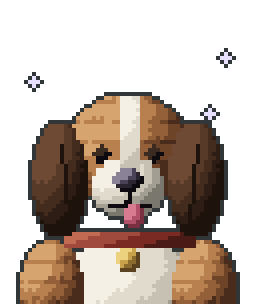
#> input picture morpheus/art/px/out/v_biscuit.png, 64 x 76 px (shown 4 times larger); its folder holds only this picture in this run
$ python gen_decoys.py
#> lines starting #> are read from the running program, lines starting #| are printed output that depends on the picture
"""Decoy guests: look-alikes of people (and a dog) from Mira's life who are NOT hers.
Made from the real sprites by recolouring exactly one detail, so the player has to compare with the dossier photos.
  fakedog     <- biscuit   : collar red -> blue
  fakemom     <- mom       : lilac cardigan -> sage green
  fakeboss    <- grayline  : red tie -> navy tie
  faketeacher <- okafor    : orange beret -> green beret
Run: python gen_decoys.py   (reads/writes art/px/out/v_*.png)"""
import colorsys
from PIL import Image

OUT = 'out/'
# (new id, source id, region (x0, y0, x1, y1), hue window (lo, hi) in degrees, min saturation, target hue, sat multiplier, max lightness)
DECOYS = [
    ('fakedog', 'biscuit', (6, 55, 58, 64), (345, 14), .35, 215, 1.0, .55),
    ('fakemom', 'mom', (0, 52, 64, 76), (260, 345), .08, 150, 1.1, 1),
    ('fakeboss', 'grayline', (24, 54, 44, 76), (340, 20), .30, 222, 1.0, 1),
    ('faketeacher', 'okafor', (0, 0, 64, 30), (18, 50), .40, 140, .55, 1),
]


def in_window(h, lo, hi):
    return lo <= h <= hi if lo <= hi else (h >= lo or h <= hi)


def make(new, src, box, win, smin, hue, sm, lmax):
#> called with new = 'fakedog', src = 'biscuit', box = (6, 55, 58, 64), win = (345, 14), smin = 0.35, hue = 215, sm = 1, lmax = 0.55
    im = Image.open(f'{OUT}v_{src}.png').convert('RGBA')
#> im is the input picture: PIL image 64x76 RGBA; mean R, G, B, A 66.1, 52.8, 43.3, 125.4
    px = im.load()
    x0, y0, x1, y1 = box
    n = 0
    for y in range(y0, min(y1, im.height)):
        for x in range(x0, min(x1, im.width)):
            r, g, b, a = px[x, y]
            if not a:
                continue
            h, l, s = colorsys.rgb_to_hls(r / 255, g / 255, b / 255)
            if s < smin or l > lmax or not in_window(h * 360, *win):
                continue
            nr, ng, nb = colorsys.hls_to_rgb(hue / 360, l, min(1, s * sm))
            px[x, y] = (round(nr * 255), round(ng * 255), round(nb * 255), a)
            n += 1
#> after the loop, n = 132
    im.save(f'{OUT}v_{new}.png')
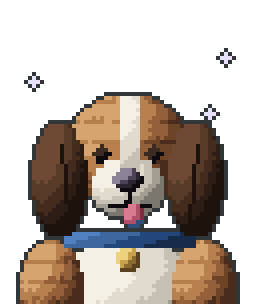
#> saved as v_fakedog.png: PIL image 64x76 RGBA (shown 4 times larger); mean R, G, B, A 63.8, 53.5, 45.6, 125.4; transparent parts drawn white
    print(new, 'recoloured', n, 'px')
#| fakedog recoloured 132 px


if __name__ == '__main__':
    for d in DECOYS:
#> (the run stopped early here; a loop or call above may not have finished)
